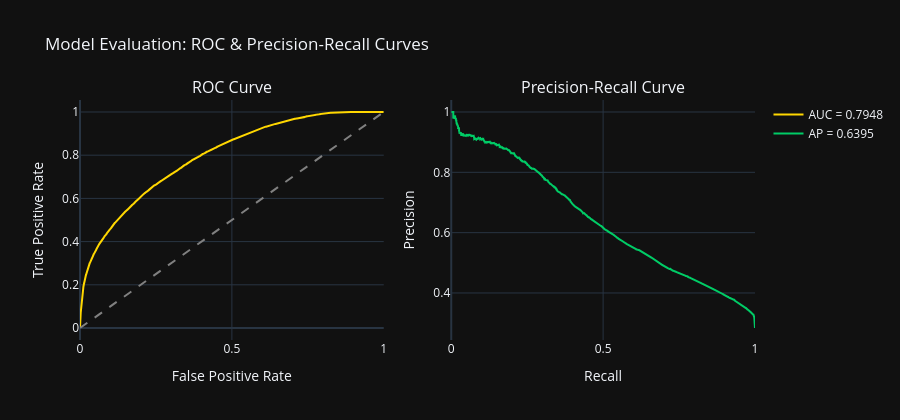

The code cell stored with this chart in its notebook:
### Code cell
# ROC Curve
roc = results['roc_curve']
pr  = results['pr_curve']

fig = make_subplots(rows=1, cols=2,
                    subplot_titles=['ROC Curve', 'Precision-Recall Curve'])

fig.add_trace(
    go.Scatter(x=roc['fpr'], y=roc['tpr'],
               name=f'AUC = {results["auc_roc"]:.4f}',
               line=dict(color=SPIRIT_YELLOW, width=2)),
    row=1, col=1
)
fig.add_trace(
    go.Scatter(x=[0, 1], y=[0, 1], mode='lines',
               line=dict(color='grey', dash='dash'), name='Random',
               showlegend=False),
    row=1, col=1
)
fig.add_trace(
    go.Scatter(x=pr['recall'], y=pr['precision'],
               name=f'AP = {results["average_precision"]:.4f}',
               line=dict(color='#00CC66', width=2)),
    row=1, col=2
)
fig.update_xaxes(title_text='False Positive Rate', row=1, col=1)
fig.update_yaxes(title_text='True Positive Rate', row=1, col=1)
fig.update_xaxes(title_text='Recall', row=1, col=2)
fig.update_yaxes(title_text='Precision', row=1, col=2)
fig.update_layout(
    template=TEMPLATE,
    title='Model Evaluation: ROC & Precision-Recall Curves',
    height=420
)
fig.show()

### Figure 1 — Plotly figure (JSON) as saved in the notebook; plotly's stock layout.template omitted (floating-point values rounded to 4 significant figures; data arrays with more than 128 entries replaced by an {"elided": "..."} marker saying what was removed)
{"data": [{"line": {"color": "#FFD700", "width": 2}, "name": "AUC = 0.7948", "type": "scatter", "x": {"elided": "7152 float values"}, "xaxis": "x", "y": {"elided": "7152 float values"}, "yaxis": "y"}, {"line": {"color": "grey", "dash": "dash"}, "mode": "lines", "name": "Random", "showlegend": false, "type": "scatter", "x": [0, 1], "xaxis": "x", "y": [0, 1], "yaxis": "y"}, {"line": {"color": "#00CC66", "width": 2}, "name": "AP = 0.6395", "type": "scatter", "x": {"elided": "23527 float values"}, "xaxis": "x2", "y": {"elided": "23527 float values"}, "yaxis": "y2"}], "layout": {"annotations": [{"font": {"size": 16}, "showarrow": false, "text": "ROC Curve", "x": 0.225, "xanchor": "center", "xref": "paper", "y": 1, "yanchor": "bottom", "yref": "paper"}, {"font": {"size": 16}, "showarrow": false, "text": "Precision-Recall Curve", "x": 0.775, "xanchor": "center", "xref": "paper", "y": 1, "yanchor": "bottom", "yref": "paper"}], "height": 420, "title": {"text": "Model Evaluation: ROC & Precision-Recall Curves"}, "xaxis": {"anchor": "y", "domain": [0, 0.45], "title": {"text": "False Positive Rate"}}, "xaxis2": {"anchor": "y2", "domain": [0.55, 1], "title": {"text": "Recall"}}, "yaxis": {"anchor": "x", "domain": [0, 1], "title": {"text": "True Positive Rate"}}, "yaxis2": {"anchor": "x2", "domain": [0, 1], "title": {"text": "Precision"}}}}
